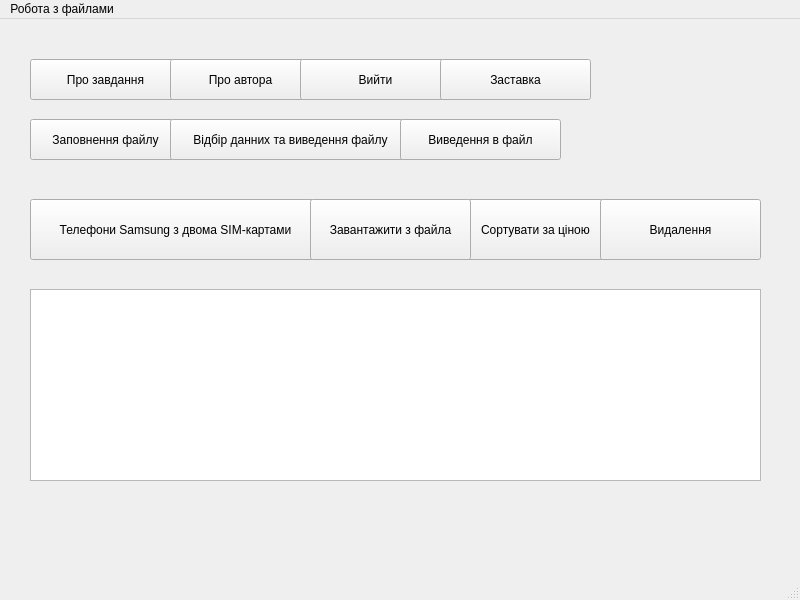
<?xml version="1.0" encoding="UTF-8"?>
<ui version="4.0">
 <class>MainWindow</class>
 <widget class="QMainWindow" name="MainWindow">
  <property name="geometry">
   <rect>
    <x>0</x>
    <y>0</y>
    <width>800</width>
    <height>600</height>
   </rect>
  </property>
  <property name="windowTitle">
   <string>MainWindow</string>
  </property>
  <widget class="QWidget" name="centralwidget">
   <widget class="QStackedWidget" name="stackedWidget">
    <property name="geometry">
     <rect>
      <x>20</x>
      <y>150</y>
      <width>741</width>
      <height>321</height>
     </rect>
    </property>
    <property name="currentIndex">
     <number>2</number>
    </property>
    <widget class="QWidget" name="page">
     <widget class="QLineEdit" name="lineEdit_2">
      <property name="geometry">
       <rect>
        <x>60</x>
        <y>120</y>
        <width>261</width>
        <height>51</height>
       </rect>
      </property>
     </widget>
     <widget class="QLineEdit" name="lineEdit">
      <property name="geometry">
       <rect>
        <x>60</x>
        <y>40</y>
        <width>261</width>
        <height>51</height>
       </rect>
      </property>
     </widget>
     <widget class="QPushButton" name="pushButton_5">
      <property name="geometry">
       <rect>
        <x>540</x>
        <y>270</y>
        <width>181</width>
        <height>51</height>
       </rect>
      </property>
      <property name="font">
       <font>
        <pointsize>17</pointsize>
       </font>
      </property>
      <property name="text">
       <string>Додати</string>
      </property>
     </widget>
     <widget class="QLineEdit" name="lineEdit_3">
      <property name="geometry">
       <rect>
        <x>60</x>
        <y>200</y>
        <width>261</width>
        <height>51</height>
       </rect>
      </property>
     </widget>
     <widget class="QLineEdit" name="lineEdit_4">
      <property name="geometry">
       <rect>
        <x>380</x>
        <y>40</y>
        <width>261</width>
        <height>51</height>
       </rect>
      </property>
     </widget>
     <widget class="QLineEdit" name="lineEdit_5">
      <property name="geometry">
       <rect>
        <x>380</x>
        <y>120</y>
        <width>261</width>
        <height>51</height>
       </rect>
      </property>
     </widget>
     <widget class="QLineEdit" name="lineEdit_6">
      <property name="geometry">
       <rect>
        <x>380</x>
        <y>200</y>
        <width>261</width>
        <height>51</height>
       </rect>
      </property>
     </widget>
     <widget class="QLabel" name="label_3">
      <property name="geometry">
       <rect>
        <x>140</x>
        <y>0</y>
        <width>81</width>
        <height>31</height>
       </rect>
      </property>
      <property name="font">
       <font>
        <pointsize>15</pointsize>
       </font>
      </property>
      <property name="text">
       <string>Компанія</string>
      </property>
     </widget>
     <widget class="QLabel" name="label_4">
      <property name="geometry">
       <rect>
        <x>150</x>
        <y>90</y>
        <width>81</width>
        <height>31</height>
       </rect>
      </property>
      <property name="font">
       <font>
        <pointsize>15</pointsize>
       </font>
      </property>
      <property name="text">
       <string>Модель</string>
      </property>
     </widget>
     <widget class="QLabel" name="label_5">
      <property name="geometry">
       <rect>
        <x>150</x>
        <y>170</y>
        <width>91</width>
        <height>31</height>
       </rect>
      </property>
      <property name="font">
       <font>
        <pointsize>15</pointsize>
       </font>
      </property>
      <property name="text">
       <string>Діагональ</string>
      </property>
     </widget>
     <widget class="QLabel" name="label_6">
      <property name="geometry">
       <rect>
        <x>480</x>
        <y>0</y>
        <width>61</width>
        <height>31</height>
       </rect>
      </property>
      <property name="font">
       <font>
        <pointsize>15</pointsize>
       </font>
      </property>
      <property name="text">
       <string>Ціна</string>
      </property>
     </widget>
     <widget class="QLabel" name="label_7">
      <property name="geometry">
       <rect>
        <x>480</x>
        <y>90</y>
        <width>91</width>
        <height>31</height>
       </rect>
      </property>
      <property name="font">
       <font>
        <pointsize>15</pointsize>
       </font>
      </property>
      <property name="text">
       <string>Дата</string>
      </property>
     </widget>
     <widget class="QLabel" name="label_8">
      <property name="geometry">
       <rect>
        <x>490</x>
        <y>170</y>
        <width>91</width>
        <height>31</height>
       </rect>
      </property>
      <property name="font">
       <font>
        <pointsize>15</pointsize>
       </font>
      </property>
      <property name="text">
       <string>2SIM</string>
      </property>
     </widget>
    </widget>
    <widget class="QWidget" name="page_3">
     <widget class="QPushButton" name="pushButton_8">
      <property name="geometry">
       <rect>
        <x>490</x>
        <y>260</y>
        <width>211</width>
        <height>51</height>
       </rect>
      </property>
      <property name="text">
       <string>Телефони за останній місяць</string>
      </property>
     </widget>
     <widget class="QTableView" name="tableView_3">
      <property name="geometry">
       <rect>
        <x>10</x>
        <y>30</y>
        <width>731</width>
        <height>192</height>
       </rect>
      </property>
     </widget>
    </widget>
    <widget class="QWidget" name="page_2">
     <widget class="QPushButton" name="pushButton_3">
      <property name="geometry">
       <rect>
        <x>10</x>
        <y>30</y>
        <width>291</width>
        <height>61</height>
       </rect>
      </property>
      <property name="text">
       <string>Телефони Samsung з двома SIM-картами</string>
      </property>
     </widget>
     <widget class="QTableView" name="tableView_2">
      <property name="geometry">
       <rect>
        <x>10</x>
        <y>120</y>
        <width>731</width>
        <height>192</height>
       </rect>
      </property>
     </widget>
     <widget class="QPushButton" name="pushButton_2">
      <property name="geometry">
       <rect>
        <x>440</x>
        <y>30</y>
        <width>151</width>
        <height>61</height>
       </rect>
      </property>
      <property name="text">
       <string>Сортувати за ціною</string>
      </property>
     </widget>
     <widget class="QPushButton" name="pushButton">
      <property name="geometry">
       <rect>
        <x>290</x>
        <y>30</y>
        <width>161</width>
        <height>61</height>
       </rect>
      </property>
      <property name="text">
       <string>Завантажити з файла</string>
      </property>
     </widget>
     <widget class="QPushButton" name="pushButton_13">
      <property name="geometry">
       <rect>
        <x>580</x>
        <y>30</y>
        <width>161</width>
        <height>61</height>
       </rect>
      </property>
      <property name="text">
       <string>Видалення</string>
      </property>
     </widget>
    </widget>
   </widget>
   <widget class="QPushButton" name="pushButton_4">
    <property name="geometry">
     <rect>
      <x>30</x>
      <y>100</y>
      <width>151</width>
      <height>41</height>
     </rect>
    </property>
    <property name="text">
     <string>Заповнення файлу</string>
    </property>
   </widget>
   <widget class="QPushButton" name="pushButton_6">
    <property name="geometry">
     <rect>
      <x>170</x>
      <y>100</y>
      <width>241</width>
      <height>41</height>
     </rect>
    </property>
    <property name="text">
     <string>Відбір данних та виведення файлу</string>
    </property>
   </widget>
   <widget class="QPushButton" name="pushButton_7">
    <property name="geometry">
     <rect>
      <x>400</x>
      <y>100</y>
      <width>161</width>
      <height>41</height>
     </rect>
    </property>
    <property name="text">
     <string>Виведення в файл</string>
    </property>
   </widget>
   <widget class="QPushButton" name="pushButton_9">
    <property name="geometry">
     <rect>
      <x>30</x>
      <y>40</y>
      <width>151</width>
      <height>41</height>
     </rect>
    </property>
    <property name="text">
     <string>Про завдання</string>
    </property>
   </widget>
   <widget class="QPushButton" name="pushButton_10">
    <property name="geometry">
     <rect>
      <x>170</x>
      <y>40</y>
      <width>141</width>
      <height>41</height>
     </rect>
    </property>
    <property name="text">
     <string>Про автора</string>
    </property>
   </widget>
   <widget class="QPushButton" name="pushButton_11">
    <property name="geometry">
     <rect>
      <x>300</x>
      <y>40</y>
      <width>151</width>
      <height>41</height>
     </rect>
    </property>
    <property name="text">
     <string>Вийти</string>
    </property>
   </widget>
   <widget class="QPushButton" name="pushButton_12">
    <property name="geometry">
     <rect>
      <x>440</x>
      <y>40</y>
      <width>151</width>
      <height>41</height>
     </rect>
    </property>
    <property name="text">
     <string>Заставка</string>
    </property>
   </widget>
  </widget>
  <widget class="QStatusBar" name="statusbar"/>
  <widget class="QMenuBar" name="menubar">
   <property name="geometry">
    <rect>
     <x>0</x>
     <y>0</y>
     <width>800</width>
     <height>22</height>
    </rect>
   </property>
   <widget class="QMenu" name="menu">
    <property name="title">
     <string>Робота з файлами</string>
    </property>
    <addaction name="action"/>
    <addaction name="action_2"/>
    <addaction name="action_3"/>
   </widget>
   <addaction name="menu"/>
  </widget>
  <action name="action">
   <property name="text">
    <string>довідка про файл</string>
   </property>
  </action>
  <action name="action_2">
   <property name="text">
    <string>копіювання файлу</string>
   </property>
  </action>
  <action name="action_3">
   <property name="text">
    <string>очистити</string>
   </property>
  </action>
  <action name="action_4">
   <property name="text">
    <string>Про завдання</string>
   </property>
  </action>
  <action name="action_5">
   <property name="text">
    <string>Про автора</string>
   </property>
  </action>
  <action name="action_6">
   <property name="text">
    <string>Вийти</string>
   </property>
  </action>
 </widget>
 <resources/>
 <connections/>
</ui>
